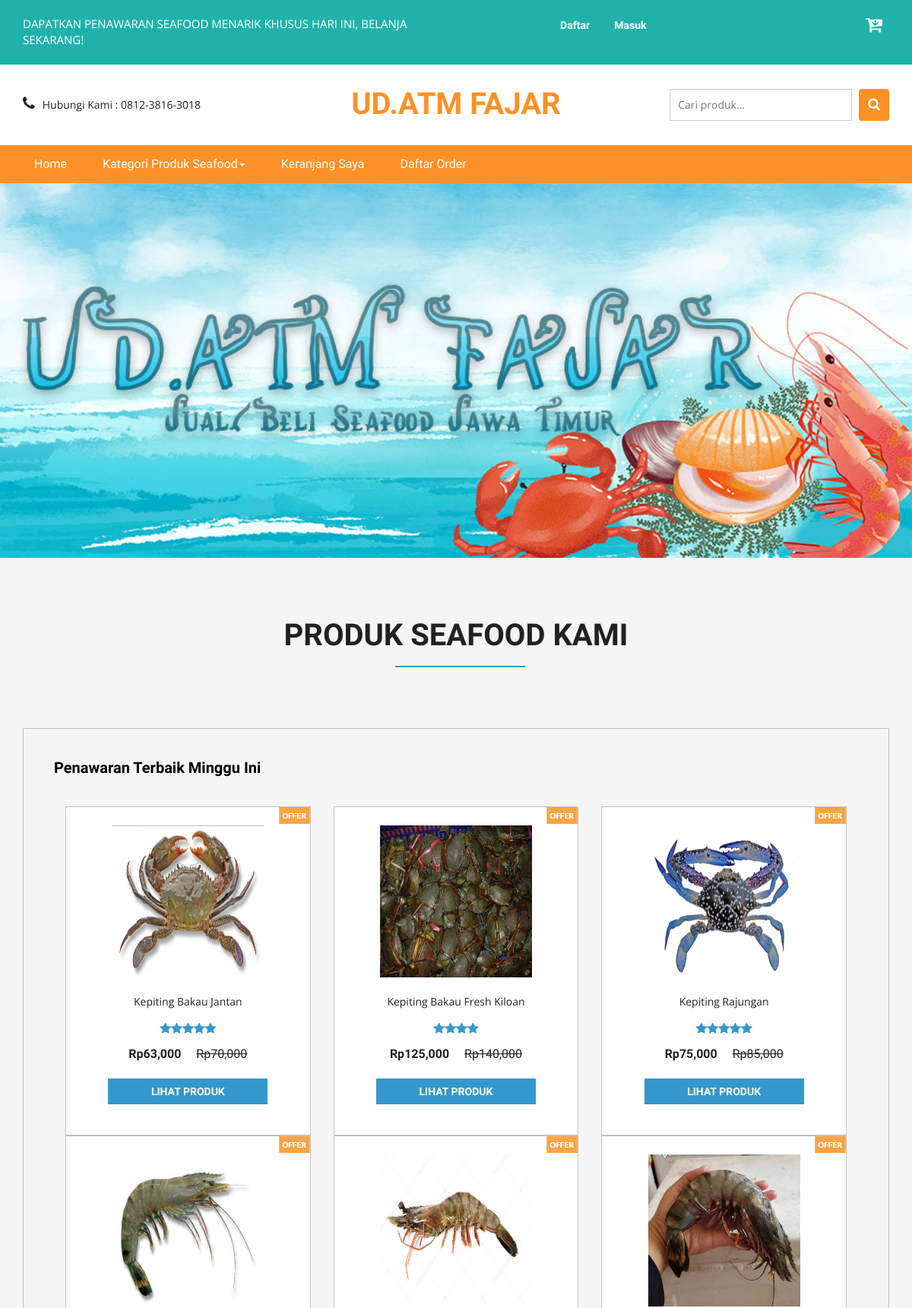
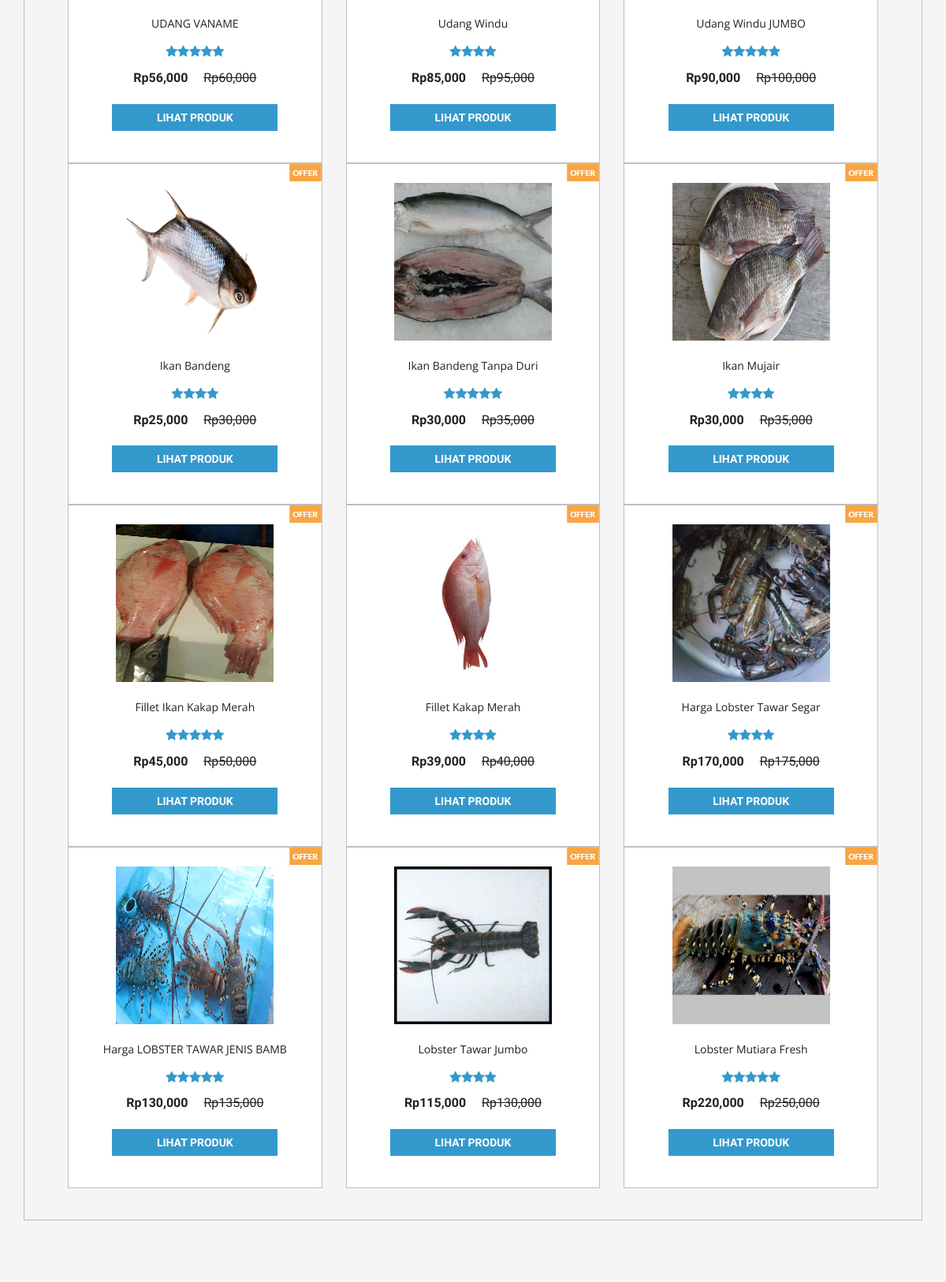
The page / (upper part) on the database its author committed (2 pictures, top to bottom).
### tables this page shows
CREATE TABLE `produk` (
  `idproduk` int(11) NOT NULL,
  `idkategori` int(11) NOT NULL,
  `namaproduk` varchar(30) NOT NULL,
  `gambar` varchar(100) NOT NULL,
  `deskripsi` varchar(200) NOT NULL,
  `rate` int(11) NOT NULL,
  `hargabefore` int(11) NOT NULL,
  `hargaafter` int(11) NOT NULL,
  `tgldibuat` timestamp NOT NULL DEFAULT current_timestamp()
);

### index.php (the view, shortened to what this page needs)
<?php
include 'dbconnect.php';
?>
<!DOCTYPE html>
<html>
<head>
<link href="css/bootstrap.css" rel="stylesheet" type="text/css" media="all" />
<link href="css/style.css" rel="stylesheet" type="text/css" media="all" />
<link href="css/font-awesome.css" rel="stylesheet">
</head>
<body>
	<div class="agileits_header">
		<div class="container">
			<div class="w3l_offers">
				<p>DAPATKAN PENAWARAN SEAFOOD MENARIK KHUSUS HARI INI, BELANJA SEKARANG!</p>
			</div>
			<div class="agile-login">
				<ul>
				<?php
				if(!isset($_SESSION['log'])){
					echo '
					<li><a href="registered.php"> Daftar</a></li>
					<li><a href="login.php">Masuk</a></li>
					';
				}
				?>
				</ul>
			</div>
			<div class="product_list_header">
					<a href="cart.php"><button class="w3view-cart" type="submit" name="submit" value=""><i class="fa fa-cart-arrow-down" aria-hidden="true"></i></button>
					 </a>
			</div>
			<div class="clearfix"> </div>
		</div>
	</div>
	<div class="logo_products">
		<div class="container">
		<div class="w3ls_logo_products_left1">
				<ul class="phone_email">
					<li><i class="fa fa-phone" aria-hidden="true"></i>Hubungi Kami : 0812-3816-3018</li>
				</ul>
			</div>
			<div class="w3ls_logo_products_left">
				<h1><a href="index.php">UD.ATM FAJAR</a></h1>
			</div>
		<div class="w3l_search">
			<form action="search.php" method="post">
				<input type="search" name="Search" placeholder="Cari produk...">
				<button type="submit" class="btn btn-default search" aria-label="Left Align">
					<i class="fa fa-search" aria-hidden="true"> </i>
				</button>
			</form>
		</div>
			<div class="clearfix"> </div>
		</div>
	</div>
	<div class="navigation-agileits">
		<div class="container">
			<nav class="navbar navbar-default">
							<div class="collapse navbar-collapse" id="bs-megadropdown-tabs">
								<ul class="nav navbar-nav">
									<li class="active"><a href="index.php" class="act">Home</a></li>
									<li class="dropdown">
										<a href="#" class="dropdown-toggle" data-toggle="dropdown">Kategori Produk Seafood<b class="caret"></b></a>
									</li>
									<li><a href="cart.php">Keranjang Saya</a></li>
									<li><a href="daftarorder.php">Daftar Order</a></li>
								</ul>
							</div>
							</nav>
			</div>
		</div>
		<ul id="demo1">
			<li>
				<img src="images/slide1.jpg" alt="" />
			</li>
		</ul>
	<div class="top-brands">
		<div class="container">
		<h2>Produk Seafood Kami</h2>
			<div class="grid_3 grid_5">
				<div class="bs-example bs-example-tabs" role="tabpanel" data-example-id="togglable-tabs">
					<div id="myTabContent" class="tab-content">
						<div role="tabpanel" class="tab-pane fade in active" id="expeditions" aria-labelledby="expeditions-tab">
							<div class="agile-tp">
								<h5>Penawaran Terbaik Minggu Ini
								</h5>
								</div>
							<div class="agile_top_brands_grids">
							<?php
											$brgs=mysqli_query($conn,"SELECT * from produk order by idproduk ASC");
											while($p=mysqli_fetch_array($brgs)){
												?>
								<div class="col-md-4 top_brand_left">
									<div class="hover14 column">
										<div class="agile_top_brand_left_grid">
											<div class="agile_top_brand_left_grid_pos">
												<img src="images/offer.png" alt=" " class="img-responsive" />
											</div>
											<div class="agile_top_brand_left_grid1">
												<figure>
													<div class="snipcart-item block" >
														<div class="snipcart-thumb">
															<a href="product.php?idproduk=<?php echo $p['idproduk'] ?>"><img title=" " alt=" " src="<?php echo $p['gambar']?>" width="200px" height="200px" /></a>
															<p><?php echo $p['namaproduk'] ?></p>
															<div class="stars">
															<?php
															$rate = $p['rate'];
															for($n=1;$n<=$rate;$n++){
																echo '<i class="fa fa-star blue-star" aria-hidden="true"></i>';
															};
															?>
															</div>
															<h4>Rp<?php echo number_format($p['hargaafter']) ?> <span>Rp<?php echo number_format($p['hargabefore']) ?></span></h4>
														</div>
														<div class="snipcart-details top_brand_home_details">
																<fieldset>
																	<a href="product.php?idproduk=<?php echo $p['idproduk'] ?>"><input type="submit" class="button" value="Lihat Produk" /></a>
																</fieldset>
														</div>
													</div>
												</figure>
											</div>
										</div>
									</div>
								</div>
								<?php
											}
								?>
							</div>
						</div>
					</div>
				</div>
			</div>
		</div>
	</div>
<link href="css/skdslider.css" rel="stylesheet">
</body>
</html>

### css/skdslider.css (style rules this page uses)
.skdslider ul.slides { margin:0; padding:0; list-style-type:none; }
.skdslider ul.slides li { display: none; }
.skdslider ul.slides li img { width: 100%; border:0; }

### rows shown on the page
produk: gambar (picture), namaproduk "Kepiting Bakau Jantan", rate 5 (drawn), hargaafter "63,000", hargabefore "70,000"
produk: gambar (picture), namaproduk "Kepiting Bakau Fresh Kiloan", rate 4 (drawn), hargaafter "125,000", hargabefore "140,000"
produk: gambar (picture), namaproduk "Kepiting Rajungan", rate 5 (drawn), hargaafter "75,000", hargabefore "85,000"
produk: gambar (picture), namaproduk "UDANG VANAME", rate 5 (drawn), hargaafter "56,000", hargabefore "60,000"
produk: gambar (picture), namaproduk "Udang Windu", rate 4 (drawn), hargaafter "85,000", hargabefore "95,000"
produk: gambar (picture), namaproduk "Udang Windu JUMBO", rate 5 (drawn), hargaafter "90,000", hargabefore "100,000"
produk: gambar (picture), namaproduk "Ikan Bandeng", rate 4 (drawn), hargaafter "25,000", hargabefore "30,000"
produk: gambar (picture), namaproduk "Ikan Bandeng Tanpa Duri", rate 5 (drawn), hargaafter "30,000", hargabefore "35,000"
produk: gambar (picture), namaproduk "Ikan Mujair", rate 4 (drawn), hargaafter "30,000", hargabefore "35,000"
produk: gambar (picture), namaproduk "Fillet Ikan Kakap Merah", rate 5 (drawn), hargaafter "45,000", hargabefore "50,000"
produk: gambar (picture), namaproduk "Fillet Kakap Merah", rate 4 (drawn), hargaafter "39,000", hargabefore "40,000"
produk: gambar (picture), namaproduk "Harga Lobster Tawar Segar", rate 4 (drawn), hargaafter "170,000", hargabefore "175,000"
produk: gambar (picture), namaproduk "Harga LOBSTER TAWAR JENIS BAMB", rate 5 (drawn), hargaafter "130,000", hargabefore "135,000"
produk: gambar (picture), namaproduk "Lobster Tawar Jumbo", rate 4 (drawn), hargaafter "115,000", hargabefore "130,000"
produk: gambar (picture), namaproduk "Lobster Mutiara Fresh", rate 5 (drawn), hargaafter "220,000", hargabefore "250,000"
